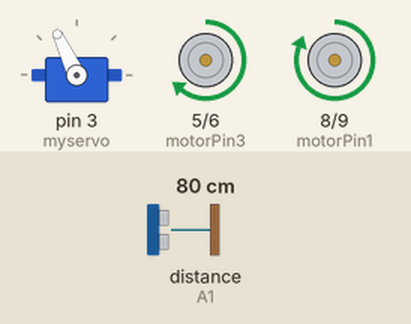
Bench run of a sketch on a simulated Arduino Uno, built with avr-gcc and run on an emulated ATmega328P. On the bench: servo, motor-driver pin pairs drawn as motors (green arrow = first pin HIGH = forward, orange = second pin HIGH = backward, longer = more drive). Inputs (shaded band) come from the test bench; at power-on: distance to the obstacle (sensor on A1) 80 cm. The echo pulse lasts 58.3 µs per cm.

Above: at 3.9 s.
4.0 s: distance to the obstacle (sensor on A1) set to 28 cm
5.5 s: distance to the obstacle (sensor on A1) set to 23 cm
At 6.2 s:
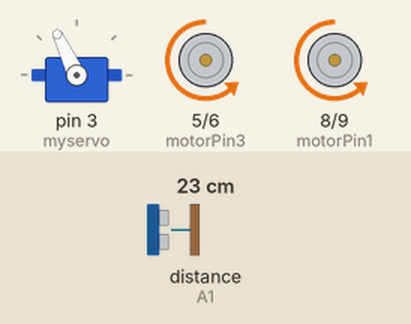
8.5 s: distance to the obstacle (sensor on A1) set to 35 cm
At 8.67 s:
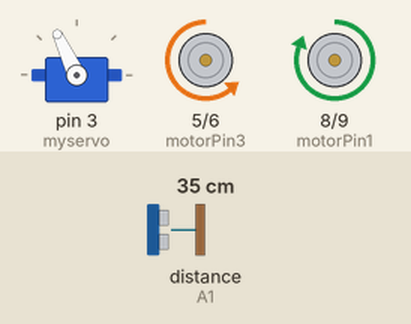
10.3 s: distance to the obstacle (sensor on A1) set to 2 cm
At 12.1 s:
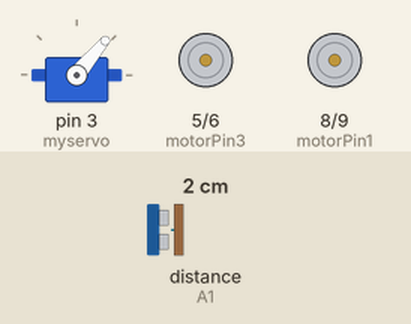
13.3 s: distance to the obstacle (sensor on A1) set to 60 cm
At 13.7 s:
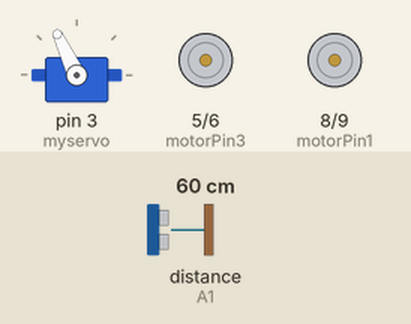
Timing chart, 0 to 16.2 s (numbered marks = the images above; inputs shaded):
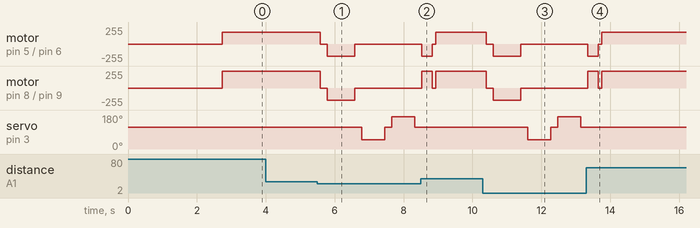

Measured:
- the behaviour switches between 26 and 25 cm on distance to the obstacle (sensor on A1) (found by bisection; images 0 and 1)
- after the input at 4.0 s, every drawn part: stays the same
- after the input at 5.5 s, motor on pin 5 (motorPin3) / pin 6 (motorPin4): forward 180/255 → stopped after 0.08 s, → backward 180/255 0.20 s later, → stopped 0.80 s later; motor on pin 8 (motorPin1) / pin 9 (motorPin2): forward 255/255 → stopped after 0.08 s, → backward 180/255 0.20 s later, → stopped 0.80 s later
- after the input at 8.5 s, servo on pin 3 (myservo): stays 115° (without the input it goes to 50° after 1.6 s)
- after the input at 10.3 s, motor on pin 5 (motorPin3) / pin 6 (motorPin4): forward 180/255 → stopped after 0.10 s, → backward 180/255 0.20 s later, → stopped 0.80 s later; motor on pin 8 (motorPin1) / pin 9 (motorPin2): forward 255/255 → stopped after 0.10 s, → backward 180/255 0.20 s later, → stopped 0.80 s later
- after the input at 13.3 s, servo on pin 3 (myservo): stays 115° (without the input it goes to 50° after 1.7 s)

The sketch:

main.ino
```cpp
#include "Carro.h"

// Definición de constantes y pines
#define TRIG_PIN A0
#define ECHO_PIN A1
#define MAX_DISTANCE 200
const int motorPin1 = 8;
const int motorPin2 = 9;
const int motorPin3 = 5;
const int motorPin4 = 6;

// Crear el objeto RobotCar
Carro car(TRIG_PIN, ECHO_PIN, MAX_DISTANCE, 3, motorPin1, motorPin2, motorPin3, motorPin4);

void setup() {
  car.setup();
}

void loop() {
  car.loop();
}
```

Carro.cpp
```cpp
#include "Carro.h"

Carro::Carro(int trigPin, int echoPin, int maxDistance, int servoPin,
                   int motor1, int motor2, int motor3, int motor4)
  : sonar(trigPin, echoPin, maxDistance), myservo(), motorPin1(motor1),
    motorPin2(motor2), motorPin3(motor3), motorPin4(motor4) {
}

void Carro::setup() {
  myservo.attach(3);
  myservo.write(115);
  delay(2000);

  for (int i = 0; i < 4; ++i) {
    distance = this->readPing();
    delay(100);
  }
}

void Carro::loop() {
 int distanceR = 0;
 int distanceL =  0;
 delay(40);

 if(distance<=25)                //SE ACTIVA EL SENSOR ULTRASONICO CUANDO DETECTA OBSTACULOS A MENOS DE 25CM.
 {
  moveStop();
  delay(200);
  moveBackward();              //EL CARRITO SE DETIENE Y SE VA HACIA ATRAS POR 800 MILISEGUNDOS.
  delay(800);

  moveStop();
  delay(200);
  distanceR = lookRight();
  delay(200);
  distanceL = lookLeft();
  delay(200);

  if(distanceR>=distanceL){
    turnRight();
    moveStop();
  } else {
    turnLeft();
    moveStop();
  }
 }else{
  moveForward();
 }
 distance = readPing();
}

int Carro::lookRight() {
  myservo.write(50);
  delay(500);
  int distance = this->readPing();
  delay(100);
  myservo.write(115);
  return distance;
}

int Carro::lookLeft() {
  myservo.write(170);
  delay(500);
  int distance = this->readPing();
  delay(100);
  myservo.write(115);
  return distance;
}

int Carro::readPing() {
  delay(70);
  int cm = this->sonar.ping_cm();
  if (cm == 0) {
    cm = 250;
  }
  return cm;
}

void Carro::moveStop() {
  analogWrite(this->motorPin1, 0);
  analogWrite(this->motorPin2, 0);
  analogWrite(this->motorPin3, 0);
  analogWrite(this->motorPin4, 0);
}

void Carro::moveForward() {
  analogWrite(this->motorPin1, 180);
  analogWrite(this->motorPin2, 0);
  analogWrite(this->motorPin3, 180);
  analogWrite(this->motorPin4, 0);
}

void Carro::moveBackward() {
  analogWrite(this->motorPin1, 0);
  analogWrite(this->motorPin2, 180);
  analogWrite(this->motorPin3, 0);
  analogWrite(this->motorPin4, 180);
}

void Carro::turnRight() {
  analogWrite(this->motorPin1, 180);
  analogWrite(this->motorPin2, 0);
  analogWrite(this->motorPin3, 0);
  analogWrite(this->motorPin4, 180);
  delay(300);
  this->moveForward();
}

void Carro::turnLeft() {
  analogWrite(this->motorPin1, 0);
  analogWrite(this->motorPin2, 180);
  analogWrite(this->motorPin3, 180);
  analogWrite(this->motorPin4, 0);
  delay(300);
  this->moveForward();
}
```

Carro.h
```cpp
#ifndef Carro_h
#define Carro_h

#include <Arduino.h>
#include <NewPing.h>
#include <Servo.h>

class Carro {
public:
  Carro(int trigPin, int echoPin, int maxDistance, int servoPin,
           int motorPin1, int motorPin2, int motorPin3, int motorPin4);

  void setup();
  void loop();

private:
  NewPing sonar;
  Servo myservo;
  int motorPin1, motorPin2, motorPin3, motorPin4;
  int distance;
  int speedSet;
  boolean goesForward;

  void moveStop();
  void moveForward();
  void moveBackward();
  void turnRight();
  void turnLeft();
  int lookRight();
  int lookLeft();
  int readPing();
};

#endif
```
